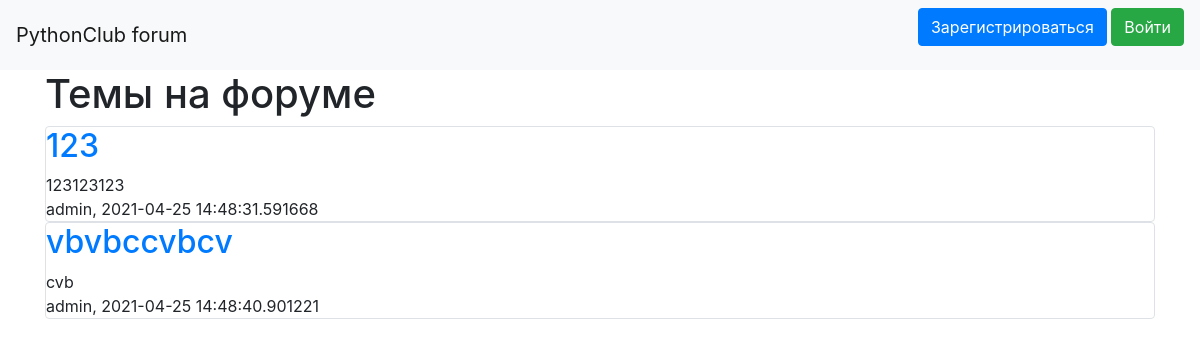
Before: / with the older database file.
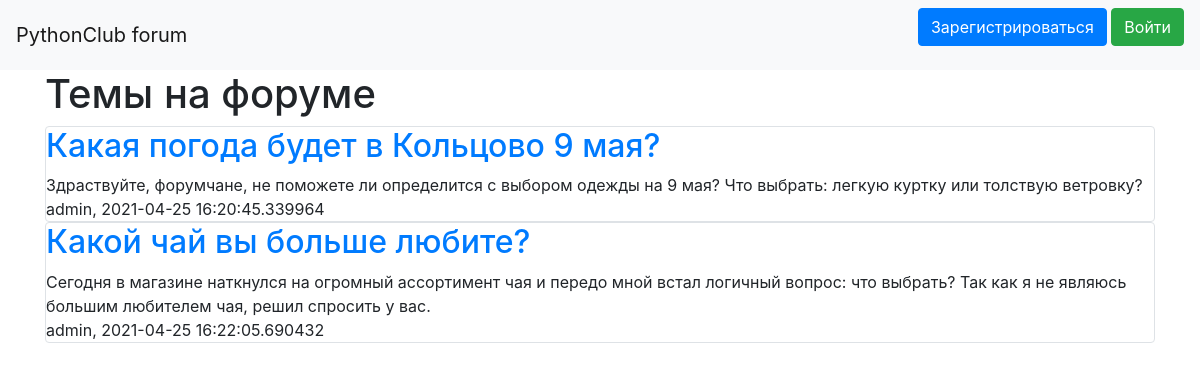
After: the same page with the newer database file.
### data/themes.py (models this page shows)
class Themes(SqlAlchemyBase, SerializerMixin):
    __tablename__ = 'themes'
    id = sqlalchemy.Column(sqlalchemy.Integer,
                           primary_key=True, autoincrement=True)
    title = sqlalchemy.Column(sqlalchemy.String, nullable=True)
    content = sqlalchemy.Column(sqlalchemy.String, nullable=True)
    created_date = sqlalchemy.Column(sqlalchemy.DateTime,
                                     default=datetime.datetime.now)
    user_id = sqlalchemy.Column(sqlalchemy.Integer,
                                sqlalchemy.ForeignKey("users.id"))
    user = orm.relation('User')

### data/users.py (models this page shows, shortened)
class User(SqlAlchemyBase, UserMixin, SerializerMixin):
    __tablename__ = 'users'
    themes = orm.relation ( "Themes", back_populates='user' )
    messages = orm.relation ( "Messages", back_populates='user' )
    invites = orm.relation("Invites", back_populates='user')
    id = sqlalchemy.Column(sqlalchemy.Integer,
                           primary_key=True, autoincrement=True)
    name = sqlalchemy.Column(sqlalchemy.String, nullable=True)
    hashed_password = sqlalchemy.Column(sqlalchemy.String)
    created_date = sqlalchemy.Column(sqlalchemy.DateTime,
                                     default=datetime.datetime.now)
    inviter = sqlalchemy.Column(sqlalchemy.String, nullable=True)
    available_invites = sqlalchemy.Column(sqlalchemy.Integer)

### main.py (the view)
    @app.route ( "/" )
    def index():
        db_sess = db_session.create_session ()
        themes = db_sess.query(Themes).filter()
        return render_template ( "index.html", themes=themes )

### data/db_session.py (called while the page is built)
def create_session() -> Session:
    global __factory
    return __factory()

### templates/index.html (shortened to what this page needs)
{% extends "base.html" %}
{% block content %}
<h1>Темы на форуме</h1>
{% for item in themes%}
<div class="col-md6 border rounded">
    <h2><a href="/theme/{{item.id}}">{{item.title}}</a></h2>
    <div>
        {{item.content}}
    </div>
    <div>
        {{item.user.name}}, {{item.created_date}}
    </div>
</div>
{% endfor %}
{% endblock %}

### templates/base.html (shortened to what this page needs)
<!doctype html>
<html lang="en">
<head>
    <link rel="stylesheet"
          href="https://stackpath.bootstrapcdn.com/bootstrap/4.4.1/css/bootstrap.min.css"
>
</head>
<body>
<header>
    <nav class="navbar navbar-light bg-light">
        <a class="navbar-brand" href="/">PythonClub forum</a>
        {% if current_user.is_authenticated %}
        <a class="btn btn-link" href="/create_invite">Создать приглашение</a>
        <p>
            <a class="navbar-brand">{{ current_user.name }}</a>
            <a class="btn btn-primary " href="/logout">Выйти</a>
        </p>
{% else %}
    <p>
        <a class="btn btn-primary " href="/register">Зарегистрироваться</a>
        <a class="btn btn-success" href="/login">Войти</a>
    </p>
{% endif %}
    </nav>
</header>
<main role="main" class="container">
    {% block content %}{% endblock %}
</main>
</body>
</html>

Changed rows visible on the page:
removed Themes: title "123", content "123123123", user.name "admin", created_date "2021-04-25 14:48:31.591668"
removed Themes: title "vbvbccvbcv", content "cvb", user.name "admin", created_date "2021-04-25 14:48:40.901221"
added Themes: title "Какая погода будет в Кольцово 9 мая?", content "Здраствуйте, форумчане, не поможете ли определится с выбором одежды на 9 мая? Что выбрать: легкую куртку или толствую ветровку?", user.name "admin", created_date "2021-04-25 16:20:45.339964"
added Themes: title "Какой чай вы больше любите?", content "Сегодня в магазине наткнулся на огромный ассортимент чая и передо мной встал логичный вопрос: что выбрать? Так как я не являюсь большим любителем чая, решил спросить у вас.", user.name "admin", created_date "2021-04-25 16:22:05.690432"
